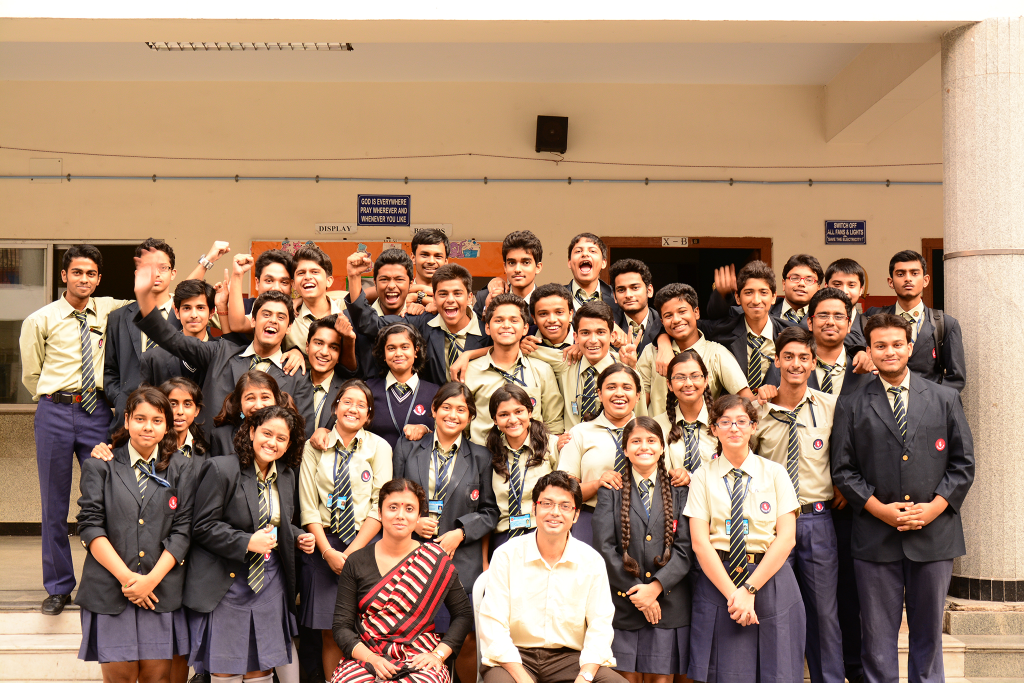
#> input picture img.JPG, 2048 x 1365 px, given in place of the camera (shown at 1/2 size)
$ python face_detect_webcam.py
#> lines starting #> are read from the running program, lines starting #| are printed output that depends on the picture; after the words box and inside, x2 and y2 are one past the last pixel; in counts of white or black regions, pixels touching at a corner belong together
import cv2
import sys
import imutils

# Load the Haar Cascade
cascPath = 'haarcascade_frontalface_default.xml'

# Create the Haar Cascade
faceCascade = cv2.CascadeClassifier(cascPath)

# Read the Video
video_capture = cv2.VideoCapture(0)

while True:
    # Capture frame-by-frame
    ret, frame = video_capture.read()
#> frame is the input picture: shape (1365, 2048, 3); mean B, G, R 109.3, 133.2, 164.2

    # Resize the Frame to improve speed
    frame = imutils.resize(frame, width=450)
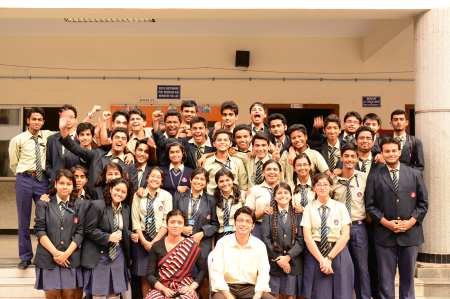
#> frame: shape (299, 450, 3); mean B, G, R 109.3, 133.2, 164.2

    # Convert to Gray-Scale
    gray = cv2.cvtColor(frame, cv2.COLOR_BGR2GRAY)
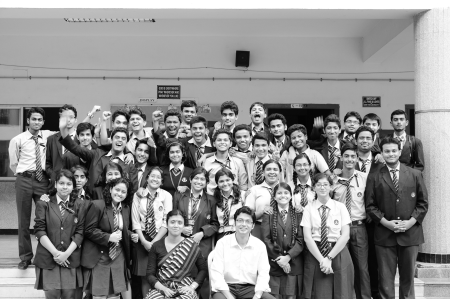
#> gray: shape (299, 450); min 3, max 255, mean 139.8

    faces = faceCascade.detectMultiScale(
        gray,
        scaleFactor=1.1,
        minNeighbors=5,
        minSize=(25, 25)
    )
#> faces = [[184, 152, 60, 60]]

    # Draw a rectangle around the Faces
    for (x, y, w, h) in faces:
        cv2.rectangle(frame, (x, y), (x+w, y+h), (0, 255, 0), 2)
#> this loop made 1 pass
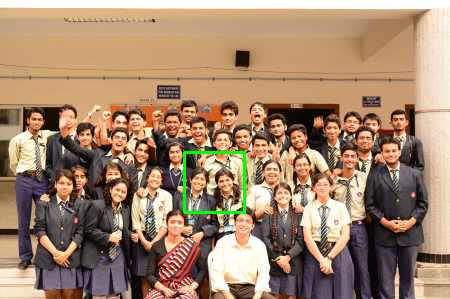
#> frame: shape (299, 450, 3); 0.53% of pixels changed, all inside (x1, y1, x2, y2) = (183, 151, 246, 214)

    # Display the resulting Frame
    cv2.imshow('Video', frame)

    if cv2.waitKey(1) & 0xFF == ord('q'):
#> (key q is pressed here)
        break

# When everything is done, release the capture
video_capture.release()
cv2.destroyAllWindows()
